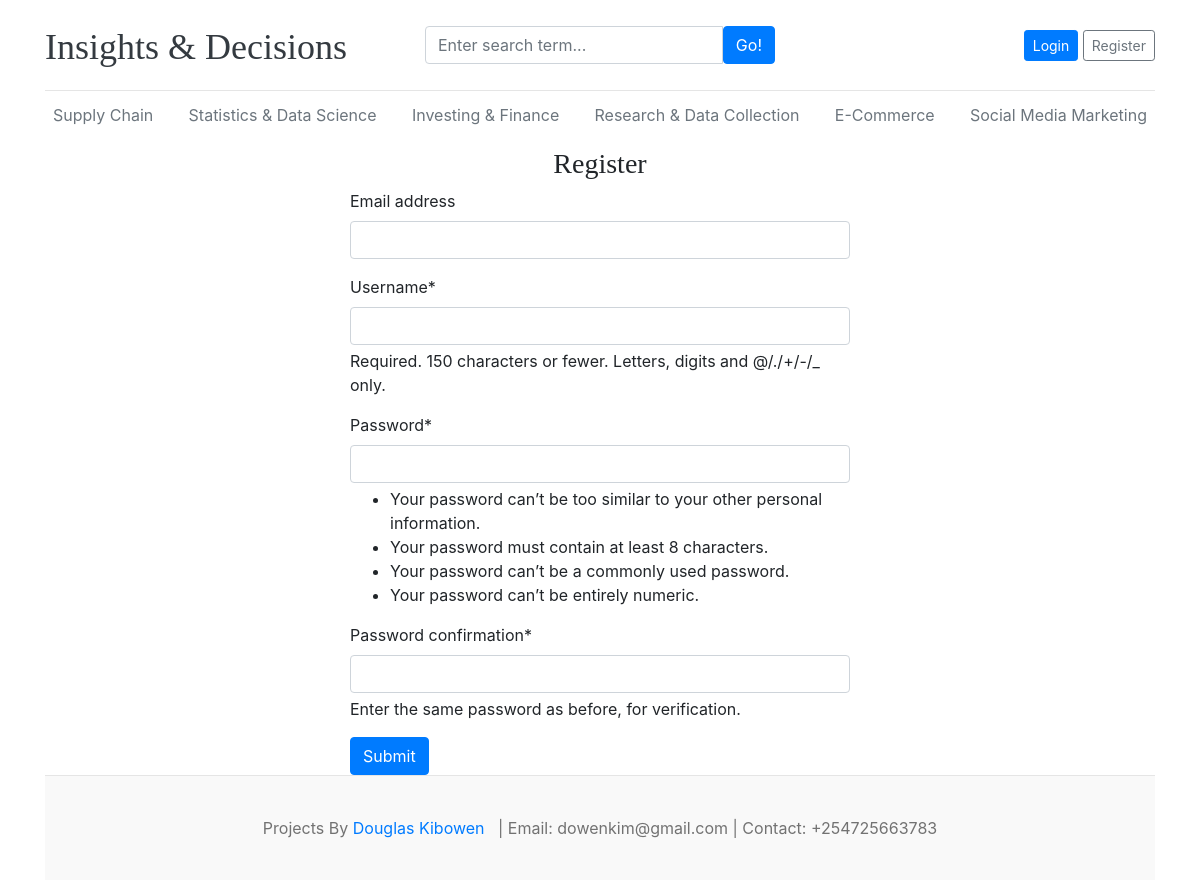
Screenshot of /register/ with the database file from the repository.
### blogs/models.py (models this page shows, shortened)
class Category(models.Model):
    category_name = models.CharField(max_length=100,unique=True)
    created_at = models.DateTimeField(auto_now_add=True)
    updated_at = models.DateTimeField(auto_now=True)
    class Meta:
        verbose_name_plural = "categories"

### douglas_main/views.py (the view)
# urls.py: path('register/',views.register,name='register'),
def register(request):
    if request.method == 'POST':
        form = RegistrationForm(request.POST)
        if form.is_valid():
            form.save()
            return redirect('home')
    else:
        form = RegistrationForm()
    context = {
        'form':form,
    }
    return render(request,'register.html',context)

### douglas_main/forms.py
class RegistrationForm(UserCreationForm):
    class Meta:
        model = User
        fields = ('email','username','password1','password2')

### blogs/context_processors.py (called while the page is built)
def get_categories(request):
    categories = Category.objects.all().order_by('updated_at')
    return dict(categories=categories)

### templates/register.html (shortened to what this page needs)
{% extends 'base.html' %}
{% block content %}
{% load crispy_forms_tags %}
<h3 class="text-center">Register</h3>
<form action="{% url 'register' %}" method="POST" style="width: 500px; margin: auto;">
    {{ form | crispy }}
    <button type="submit" class="btn btn-primary">Submit</button>
</form>
{% endblock %}

### templates/base.html (shortened to what this page needs)
{% load static %}
<!DOCTYPE html>
<html lang="en">
<head>
    <link href="https://getbootstrap.com/docs/4.0/dist/css/bootstrap.min.css" rel="stylesheet">
    <link href="{% static 'css/blog.css' %}" rel="stylesheet">
    <link rel="stylesheet" href="https://cdnjs.cloudflare.com/ajax/libs/font-awesome/4.7.0/css/font-awesome.min.css">
</head>
<body>
    <div class="container">
        <header class="blog-header py-3">
            <div class="row flex-nowrap justify-content-between align-items-center">
                <div class="col-4 pt-1">
                    <a class="blog-header-logo text-dark" href="/">Insights & Decisions</a>
                </div>
                <div class="col-4">
                    <form action="{% url 'search' %}" method="GET">
                        <div class="input-group">
                            <input class="form-control" type="text" name="keyword" value="{{ keyword }}" placeholder="Enter search term..."
                                aria-label="Enter search term..." aria-describedby="button-search" />
                            <button type="submit" class="btn btn-primary" id="button-search" type="button">Go!</button>
                        </div>
                    </form>
                </div>
                <div class="col-4 d-flex justify-content-end align-items-center">
                    {% if not user.is_authenticated %}
                    <a class="btn btn-sm btn-primary" href="{% url 'login' %}">Login</a> &nbsp;
                    <a class="btn btn-sm btn-outline-secondary" href="{% url 'register' %}">Register</a>
                    {% else %}
                    <span><a href="{% url 'dashboard' %}">Dashboard</a></span>
                    &emsp;
                    <span><a href="{% url 'logout' %}">Logout</a></span>
                    {% endif %}
                </div>
            </div>
        </header>
        <div class="nav-scroller py-1 mb-2">
            <nav class="nav d-flex justify-content-between">
                {% for cat in categories %}
                <a class="p-2 text-muted" href="{% url 'posts_by_category' cat.id %}">{{ cat.category_name }}</a>
                {% endfor %}
        </div>
        {% block content %}
        {% endblock %}
        <footer class="blog-footer">
            Projects By <a href="#">Douglas Kibowen</a> &nbsp;
            | Email: dowenkim@gmail.com | Contact: +254725663783
        </footer>
</body>
</html>

### douglas_main/static/css/blog.css (style rules this page uses)
.blog-header { border-bottom: 1px solid #e5e5e5; }
.blog-header-logo { font-family: "Playfair Display", Georgia, "Times New Roman", serif; font-size: 2.25rem; }
h1, h2, h3, h4, h5, h6 { font-family: "Playfair Display", Georgia, "Times New Roman", serif; }
.blog-footer { padding: 2.5rem 0; color: #727272; text-align: center; background-color: #f9f9f9; border-top: .05rem solid #e5e5e5; }

### rows the page displays
Category: category_name "Supply Chain"
Category: category_name "Statistics & Data Science"
Category: category_name "Investing & Finance"
Category: category_name "Research & Data Collection"
Category: category_name "E-Commerce"
Category: category_name "Social Media Marketing"
